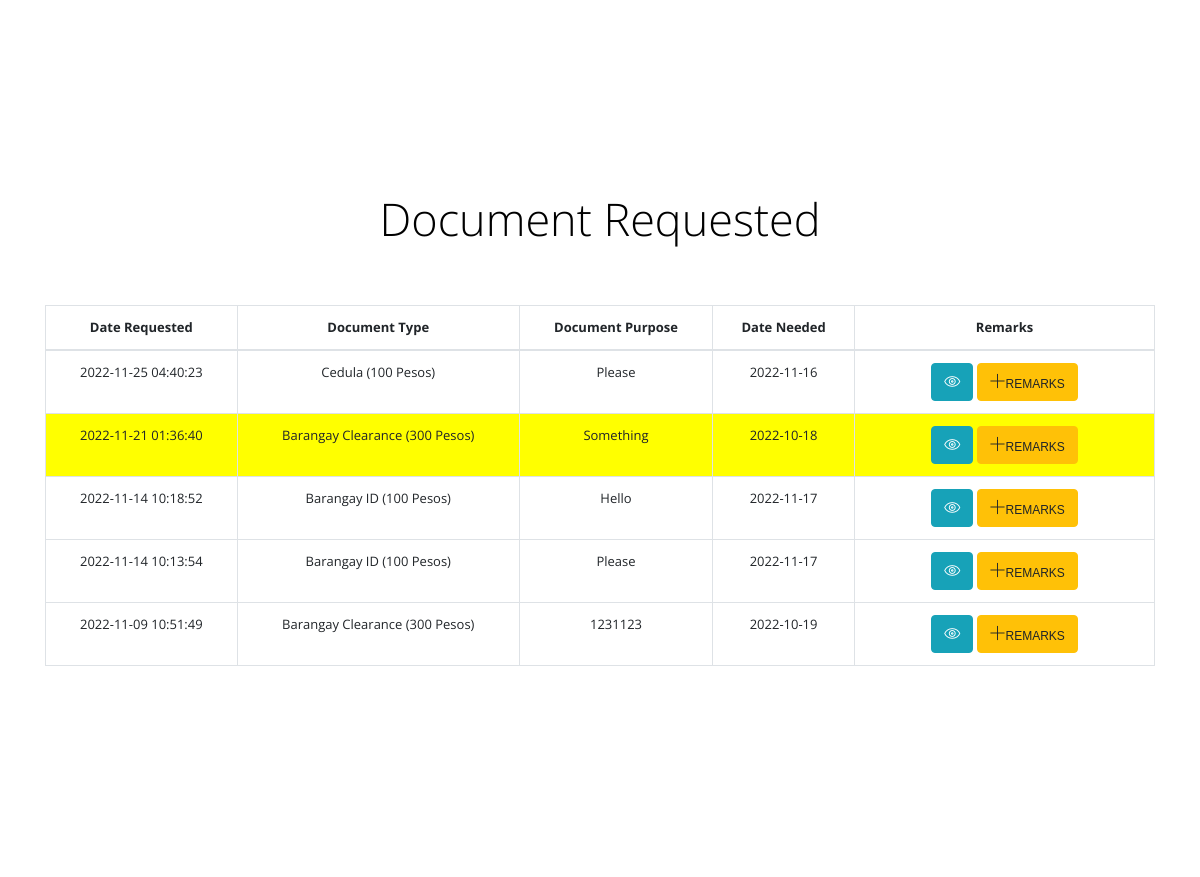
Before: /index.php/home/my_info (middle part) with the older database file.
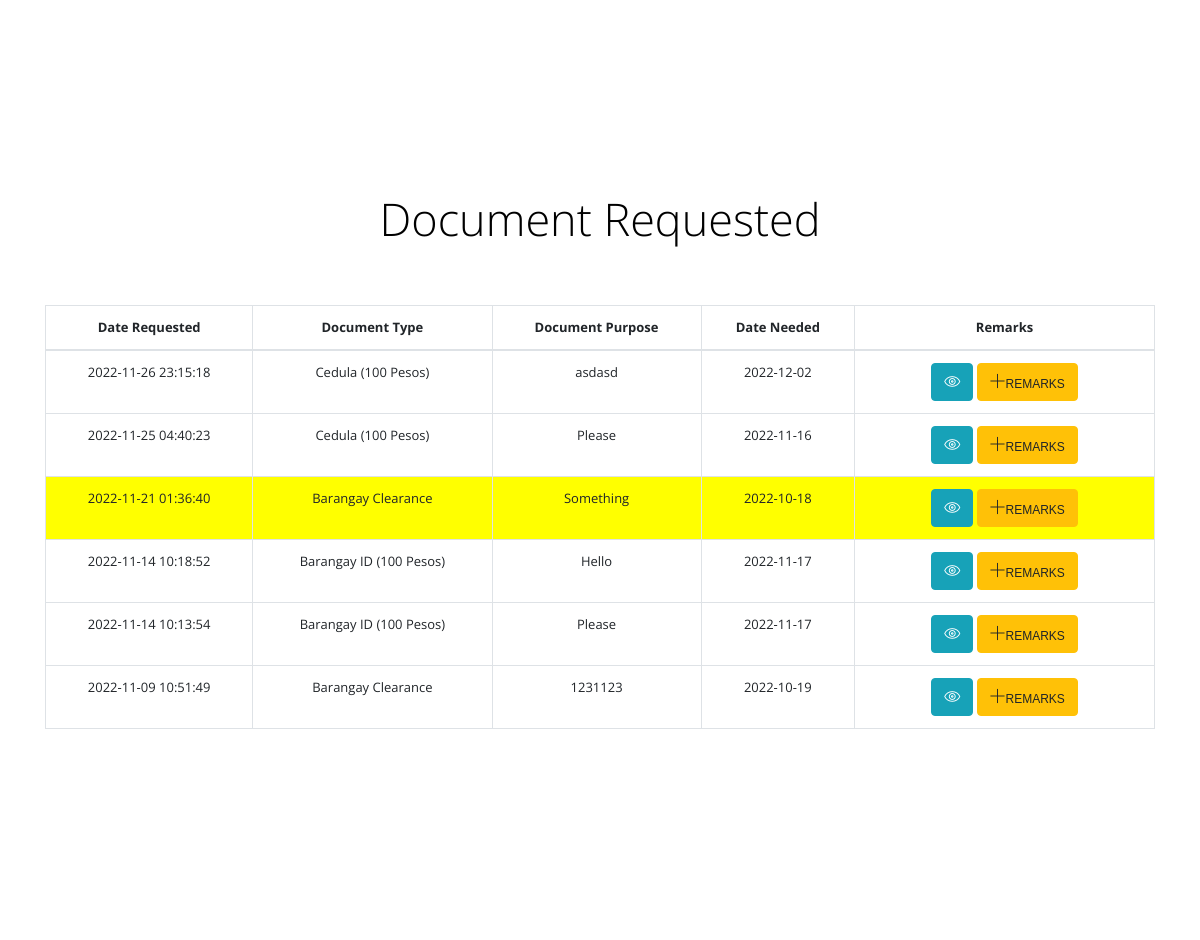
After: the same page with the newer database file.
### tables this page shows
CREATE TABLE `tbl_requests` (
  `request_id` int(11) NOT NULL,
  `user_id` int(11) NOT NULL,
  `document_type` varchar(250) NOT NULL,
  `document_purpose` varchar(1000) NOT NULL,
  `document_userfile` varchar(500) NOT NULL,
  `date_needed` varchar(100) NOT NULL,
  `status` int(11) NOT NULL,
  `seen` int(11) NOT NULL,
  `remarks` varchar(10000) NOT NULL,
  `date_created` timestamp NOT NULL DEFAULT current_timestamp() ON UPDATE current_timestamp()
);

CREATE TABLE `tbl_request_types` (
  `request_type_id` int(11) NOT NULL,
  `request_type` varchar(100) NOT NULL,
  `request_price` varchar(500) NOT NULL,
  `date_created` timestamp NOT NULL DEFAULT current_timestamp()
);

### application/controllers/Home.php (called while the page is built, shortened)
<?php
class Home extends CI_Controller {
	public function my_info(){
		if($this->session->userdata('usertype') == 1)
		{
			$error = "Register or Login First";
			$this->session->set_userdata('error' , $error);
			redirect('/home', 'refresh');
		}
		else
		{
			$notif_count = 0;
			$data['notif_count'] = $notif_count;
			$newdata = array(
				'user_id'  => $this->session->userdata('user_id'),
				'username'  => $this->session->userdata('username'),
				'fname'  => $this->session->userdata('fname'),
				'mname'  => $this->session->userdata('mname'),
				'lname'  => $this->session->userdata('lname'),
				'usertype'  => $this->session->userdata('usertype'),
				'email'     => $this->session->userdata('email'),
				'logged_in' => $this->session->userdata('logged_in'),
				'notif_count' => $notif_count
			);
			$info = $this->user_model->users_retrieve($this->session->userdata('user_id'));
			$data['profile'] = array(
				'user_id' => $info[0]->user_id,
				'username' => $info[0]->username,
				'password' => $info[0]->password,
				'usertype' => $info[0]->usertype,
				'email' => $info[0]->email,
				'fname' => $info[0]->fname,
				'mname' => $info[0]->mname,
				'lname' => $info[0]->lname,
				'address' => $info[0]->address,
				'contact' => $info[0]->contact,
				'userfile' => $info[0]->userfile,
				'approved' => $info[0]->approved,
				'date_created' => $info[0]->date_created
			);
			$data['user'] = $newdata;
			$data['error'] = $this->session->userdata('error');
			$data['success'] = $this->session->userdata('success');
			$data['users'] = $this->user_model->users_retrieve();
			$data['info'] = $this->get_info();
			$data['complaints'] = $this->complaints_model->complaint_retrieve($this->session->userdata('user_id'));
			$data['requests'] = $this->requests_model->request_retrieve($this->session->userdata('user_id'));
			$data['request_types'] = $this->requests_model->request_types_retrieve();
			$data['assistance'] = $this->assistance_model->assistance_retrieve($this->session->userdata('user_id'));
			$data['assistance_types'] = $this->assistance_model->assistance_types_retrieve();
			$this->complaints_model->complaint_seen($this->session->userdata('user_id'));
			$this->requests_model->request_seen($this->session->userdata('user_id'));
			$this->assistance_model->assistance_seen($this->session->userdata('user_id'));
			$this->load->view('plus/header', $data);
			$this->load->view('my_info', $data);
			$this->load->view('plus/footer', $data);
			$this->session->unset_userdata('error');
			$this->session->unset_userdata('success');
		}
	}
	public function get_info(){
		$result = $this->info_model->info_retrieve();
		foreach($result as $r){
			$myArr['logo'] = $r->info_logo;
			$myArr['adv_logo'] = $r->info_adv_logo;
			$myArr['mission'] = $r->info_mission;
			$myArr['vision'] = $r->info_vision;
			$myArr['gmap'] = $r->info_gmap;
			$myArr['location'] = $r->info_location;
			$myArr['number1'] = $r->info_number1;
			$myArr['number2'] = $r->info_number2;
			$myArr['home_userfile'] = $r->info_home_userfile;
			$myArr['home_tagline'] = $r->info_home_tagline;
			$myArr['home_greetings'] = $r->info_home_greetings;
			$myArr['youtube_link'] = $r->info_youtube_link;
			$myArr['about_userfile1'] = $r->info_about_userfile1;
			$myArr['about_userfile2'] = $r->info_about_userfile2;
			$myArr['about_userfile3'] = $r->info_about_userfile3;
			$myArr['about_census'] = $r->info_about_census;
		}
		return $myArr;
	}
}

### index.php (called while the page is built, shortened)
<?php
require_once BASEPATH.'core/CodeIgniter.php';

### application/models/Requests_model.php (called while the page is built, shortened)
<?php
class Requests_model extends CI_Model {
		public function request_retrieve($id = null){
			$this->db->order_by('date_created', 'DESC');
            $query = $this->db->get('tbl_requests');
            return $query->result();
		}
		public function request_seen($id)
		{
			$this->db->set('seen', 0);
			$this->db->where('user_id', $id);
			$this->db->update('tbl_requests');
		}
		public function request_types_retrieve($id = null){
            $query = $this->db->get('tbl_request_types');
            return $query->result();
		}
    }
?>

### application/views/my_info.php (the view, shortened to what this page needs)
<section class="section page-title">
</section>
<section class="section page-title">
	<div class="container">
		<div class="row">
			<div class="col-sm-12 m-auto">
				<h1>Document Requested</h1>
				<br> <br>
				<table id="myTable1" class="table table-hover table-bordered results" style="font-size: 13px;" width="100%">
				  <thead>
					<tr>
					  <th class="text-center">Date Requested</th>
					  <th class="text-center">Document Type</th>
					  <th class="text-center">Document Purpose</th>
					  <th class="text-center">Date Needed</th>
					  <th style="width: 300px;" class="text-center">Remarks</th>
					</tr>
				  </thead>
				  <tbody>
					<?php foreach($requests as $request) { ?>
					<tr  style="<?php if($request->seen == 1){ echo "background-color: yellow"; } ?>;">
						<td style="height: 30px;" class="text-center"><?php echo $request->date_created; ?></td>
						<td style="height: 30px;" class="text-center">
							<?php foreach($request_types as $type){ if($type->request_type_id == $request->document_type){ echo $type->request_type; break; }}?>
						</td>
						<td style="height: 30px;" class="text-center"><?php echo $request->document_purpose; ?></td>
						<td style="height: 30px;" class="text-center"><?php echo $request->date_needed; ?></td>
						<td style="height: 30px;" class="text-center">
						<button class="btn btn-info text-justify text-center"
						data-toggle="modal" data-target="#ViewRemarksModal"
						onclick="viewRemarksFunc(<?php echo $request->request_id; ?>,1)" >
						<span class="ti-eye"></span>
						</button>
						<button class="btn btn-warning text-justify text-center"
						data-toggle="modal" data-target="#AddRemarkModal"
						onclick="addRemarkFunc(<?php echo $request->request_id; ?>,<?php echo $request->status; ?>,'requests')" >
						<span class="ti-plus"></span><span style="font-size: 12px; font-family: Verdana, sans-serif;">Remarks</span>
						</button>
						</td>
					</tr>
					<?php } ?>
				  </tbody>
				</table>
			</div>
		</div>
	</div>
</section>
<section class="section page-title">
</section>

### application/views/plus/header.php (shortened to what this page needs)
<!DOCTYPE html>
<html lang="en">
<head>
	<link rel="stylesheet" href="https://cdn.jsdelivr.net/npm/bootstrap@4.6.2/dist/css/bootstrap.min.css"><link href="<?php echo base_url(); ?>assets/plugins/slick/slick.css" rel="stylesheet">
	<link href="<?php echo base_url(); ?>assets/plugins/themify-icons/themify-icons.css" rel="stylesheet">
	<link href="<?php echo base_url(); ?>assets/plugins/slick/slick-theme.css" rel="stylesheet">
	<link href="<?php echo base_url(); ?>assets/plugins/fancybox/jquery.fancybox.min.css" rel="stylesheet">
	<link href="<?php echo base_url(); ?>assets/plugins/aos/aos.css" rel="stylesheet">
	<link href="https://cdn.jsdelivr.net/npm/notyf@3/notyf.min.css" rel="stylesheet">
	<link href="https://cdn.datatables.net/1.12.1/css/jquery.dataTables.min.css" rel="stylesheet">
	<link href="https://cdn.datatables.net/1.12.1/css/dataTables.bootstrap4.min.css" rel="stylesheet">
	<link href="<?php echo base_url(); ?>assets/css/style.css" rel="stylesheet">
</head>
<body class="body-wrapper" data-spy="scroll" data-target=".privacy-nav">

### application/views/plus/footer.php (shortened to what this page needs)
	</body>
</html>

### assets/css/style.css (style rules this page uses)
body { font-family: "Open Sans", sans-serif; -webkit-font-smoothing: antialiased; }
h1, h2, h3, h4, h5, h6 { font-family: "Open Sans", sans-serif; color: #000; font-weight: 300; }
h1 { font-size: 45px; line-height: 61px; }
body { overflow-x: hidden; }
.section { padding: 100px 0; }
.page-title { text-align: center; }

Changed rows visible on the page:
added tbl_requests: date_created "2022-11-26 23:15:18", document_purpose "asdasd", date_needed "2022-12-02", tbl_request_types (request_type "Cedula (100 Pesos)")
changed tbl_request_types: request_type "Barangay Clearance (300 Pesos)" → "Barangay Clearance"
